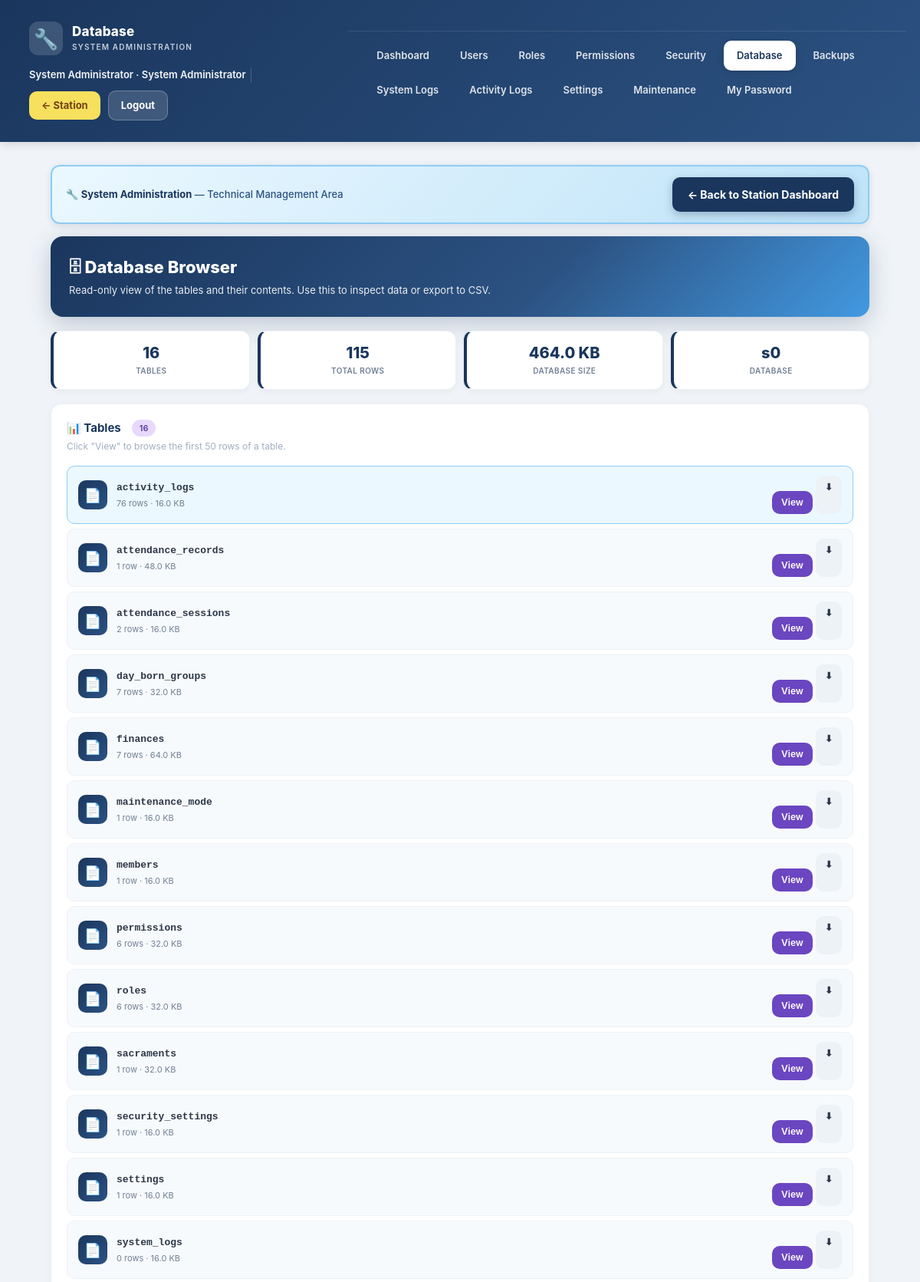
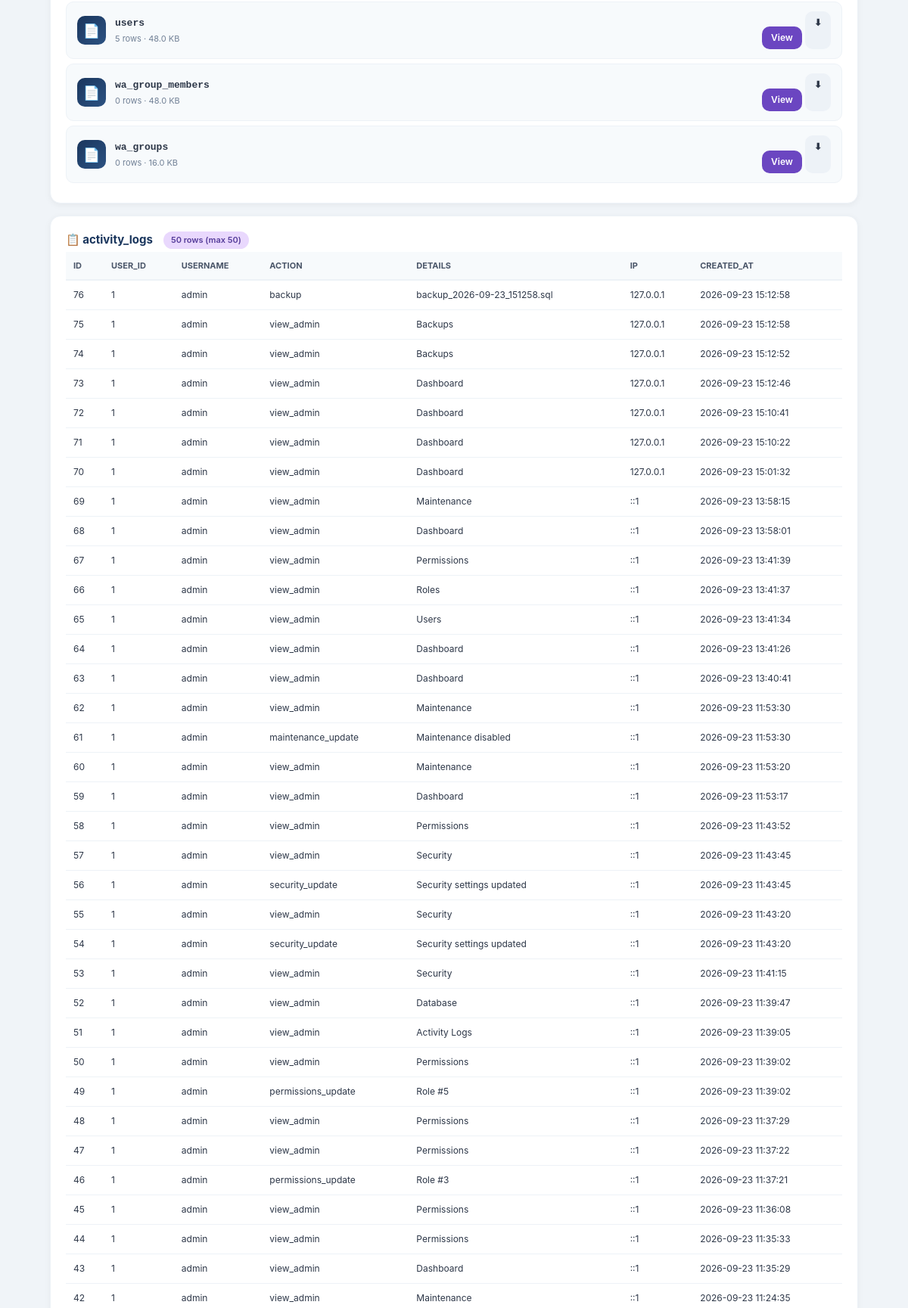
/admin/database.php?view=activity_logs (signed in, upper part), run on the app's committed database (2 pictures, top to bottom).
### tables this page shows
CREATE TABLE `activity_logs` (
  `id` int(11) NOT NULL AUTO_INCREMENT,
  `user_id` int(11) DEFAULT NULL,
  `username` varchar(50) DEFAULT NULL,
  `action` varchar(80) NOT NULL,
  `details` varchar(500) DEFAULT NULL,
  `ip` varchar(45) DEFAULT NULL,
  `created_at` timestamp NOT NULL DEFAULT current_timestamp(),
  PRIMARY KEY (`id`)
);

### includes/functions.php (called while the page is built, shortened)
<?php
function e($s) { return htmlspecialchars($s ?? '', ENT_QUOTES, 'UTF-8'); }
function get($key, $default = '')  { return trim($_GET[$key]  ?? $default); }
    ?>

### admin/database.php (the view, shortened to what this page needs)
<?php
require_once __DIR__ . '/_layout.php';
$tables = [];
try {
    $tables = $pdo->query("SHOW TABLES")->fetchAll(PDO::FETCH_COLUMN);
    $tables = is_array($tables) ? $tables : [];
} catch (PDOException $e) { $tables = []; }
$tableInfo = [];
foreach ($tables as $t) {
    try {
        $count = (int)$pdo->query("SELECT COUNT(*) FROM `$t`")->fetchColumn();
        $size = $pdo->query("
            SELECT ROUND((data_length + index_length) / 1024, 2) AS kb
            FROM information_schema.tables
            WHERE table_schema = DATABASE() AND table_name = " . $pdo->quote($t)
        )->fetch();
        $tableInfo[] = [
            'name' => $t,
            'rows' => $count,
            'size' => (float)($size['kb'] ?? 0),
        ];
    } catch (PDOException $e) {
        $tableInfo[] = ['name' => $t, 'rows' => 0, 'size' => 0];
    }
}
$totalSize = array_sum(array_column($tableInfo, 'size'));
$totalRows = array_sum(array_column($tableInfo, 'rows'));
$dbName    = $pdo->query("SELECT DATABASE()")->fetchColumn() ?: '—';
$viewTable = preg_replace('/[^a-zA-Z0-9_]/', '', get('view'));
$viewRows  = [];
$viewCols  = [];
if ($viewTable && in_array($viewTable, $tables, true)) {
    try {
        $viewRows = $pdo->query("SELECT * FROM `$viewTable` ORDER BY 1 DESC LIMIT 50")->fetchAll();
        if (!empty($viewRows)) {
            $viewCols = array_keys($viewRows[0]);
        } else {
            $stmt = $pdo->prepare("DESCRIBE `$viewTable`");
            $stmt->execute();
            foreach ($stmt->fetchAll() as $col) {
                $viewCols[] = $col['Field'];
            }
        }
    } catch (PDOException $e) {
        $viewRows = [];
    }
}
?>
<div class="db-hero">
  <h1>🗄 Database Browser</h1>
  <p>Read-only view of the tables and their contents. Use this to inspect data or export to CSV.</p>
</div>
<div class="db-tiles">
  <div class="db-tile">
    <div class="n"><?= count($tables) ?></div>
    <div class="lbl">Tables</div>
  </div>
  <div class="db-tile">
    <div class="n"><?= number_format($totalRows) ?></div>
    <div class="lbl">Total Rows</div>
  </div>
  <div class="db-tile">
    <div class="n"><?= number_format($totalSize, 1) ?> KB</div>
    <div class="lbl">Database Size</div>
  </div>
  <div class="db-tile">
    <div class="n"><?= e($dbName) ?></div>
    <div class="lbl">Database</div>
  </div>
</div>
<div class="db-section">
  <h3>
    📊 Tables
    <span class="badge" style="margin-left:6px;"><?= count($tableInfo) ?></span>
  </h3>
  <p class="subtitle">Click "View" to browse the first 50 rows of a table.</p>
  <?php if (!$tableInfo): ?>
    <div class="empty">No tables found.</div>
  <?php else: foreach ($tableInfo as $t):
    $isActive = ($viewTable === $t['name']);
  ?>
    <div class="db-row <?= $isActive ? 'active' : '' ?>">
      <div class="db-icon">📄</div>
      <div class="db-info">
        <div class="db-name"><?= e($t['name']) ?></div>
        <div class="db-meta">
          <?= number_format($t['rows']) ?> row<?= $t['rows']===1?'':'s' ?>
          · <?= number_format($t['size'], 1) ?> KB
        </div>
      </div>
      <div class="db-actions">
        <a class="btn-sm btn-primary" style="padding:6px 12px;font-size:12px;"
           href="?view=<?= urlencode($t['name']) ?>">View</a>
        <a class="btn-sm btn-ghost" style="padding:6px 12px;font-size:12px;"
           href="?export=csv&table=<?= urlencode($t['name']) ?>"
           title="Export CSV">⬇</a>
      </div>
    </div>
  <?php endforeach; endif; ?>
</div>
<?php if ($viewTable && in_array($viewTable, $tables, true)): ?>
  <div class="db-section">
    <h3>
      📋 <?= e($viewTable) ?>
      <span class="badge" style="margin-left:6px;"><?= count($viewRows) ?> rows (max 50)</span>
    </h3>
    <?php if (!$viewRows): ?>
      <div class="empty">Table is empty.</div>
    <?php else: ?>
      <div style="overflow-x:auto;">
        <table class="db-data-table">
          <thead>
            <tr>
              <?php foreach ($viewCols as $col): ?>
                <th><?= e($col) ?></th>
              <?php endforeach; ?>
            </tr>
          </thead>
          <tbody>
            <?php foreach ($viewRows as $r): ?>
              <tr>
                <?php foreach ($viewCols as $col): ?>
                  <td title="<?= e((string)($r[$col] ?? '')) ?>">
                    <?= e(is_null($r[$col] ?? null) ? '—' : (string)$r[$col]) ?>
                  </td>
                <?php endforeach; ?>
              </tr>
            <?php endforeach; ?>
          </tbody>
        </table>
      </div>
    <?php endif; ?>
  </div>
<?php endif; ?>
<?php include __DIR__ . '/../includes/footer.php'; ?>

### assets/css/style.css (style rules this page uses)
* { box-sizing: border-box; margin: 0; padding: 0; -webkit-tap-highlight-color: transparent; }
body { font-family: -apple-system, BlinkMacSystemFont, "Segoe UI", Roboto, sans-serif; background: #f0f4f8; color: #1a202c; font-size: 16px; line-height: 1.5; }
a { text-decoration: none; }
button, .btn-sm { font-family: inherit; font-size: 16px; font-weight: 600; cursor: pointer; border: none; border-radius: 10px; padding: 12px 18px; transition: transform .1s, opacity .2s; display: inline-block; }
.btn-primary { background: #6b46c1; color: #fff; width: 100%; margin-top: 20px; }
.btn-sm { padding: 8px 14px; font-size: 14px; }
.btn-ghost { background: #edf2f7; color: #2d3748; }
table { width: 100%; border-collapse: collapse; font-size: 14px; }
th, td { padding: 10px 8px; text-align: left; border-bottom: 1px solid #edf2f7; }
th { background: #f7fafc; color: #4a5568; font-size: 12px; text-transform: uppercase; }
.badge { display: inline-block; padding: 3px 10px; border-radius: 999px; font-size: 11px; font-weight: 600; background: #e9d8fd; color: #553c9a; }
.badge { background: #e9d8fd; color: #553c9a; }

### admin/database.php (style rules this page uses)
.db-hero { background: linear-gradient(135deg,#1a365d 0%,#2c5282 60%,#4299e1 100%); color:#fff; border-radius:16px; padding:24px; margin-bottom:18px; box-shadow:0 8px 30px rgba(26,54,93,0.25); }
.db-hero h1 { font-size:22px; margin:0 0 4px; font-weight:800; }
.db-hero p { font-size:13px; opacity:0.9; margin:0; }
.db-tiles { display:grid; grid-template-columns:repeat(2,1fr); gap:10px; margin-bottom:18px; }
@media (min-width:700px) { .db-tiles { grid-template-columns:repeat(4,1fr); } }
.db-tile { background:#fff; border-radius:12px; padding:16px; box-shadow:0 2px 8px rgba(0,0,0,0.05); border:1px solid #edf2f7; text-align:center; border-left:4px solid #1a365d; }
.db-tile .n { font-size:20px; font-weight:800; color:#1a365d; line-height:1.2; }
.db-tile .lbl { font-size:10px; color:#718096; text-transform:uppercase; font-weight:600; letter-spacing:0.4px; margin-top:4px; }
.db-section { background:#fff; border-radius:14px; padding:20px; margin-bottom:16px; box-shadow:0 2px 8px rgba(0,0,0,0.05); border:1px solid #edf2f7; }
.db-section h3 { font-size:15px; color:#1a365d; margin:0 0 4px; font-weight:700; display:flex; align-items:center; gap:8px; }
.db-section .subtitle { font-size:12px; color:#a0aec0; margin:0 0 16px; line-height:1.5; }
.db-row { display:flex; align-items:center; gap:12px; padding:12px 14px; background:#f7fafc; border-radius:10px; margin-bottom:6px; border:1px solid #edf2f7; transition:all 0.15s ease; }
.db-row.active { background:#ebf8ff; border-color:#90cdf4; }
.db-icon { width:38px; height:38px; border-radius:10px; display:flex; align-items:center; justify-content:center; font-size:18px; flex-shrink:0; background:linear-gradient(135deg,#1a365d,#2c5282); color:#fff; }
.db-info { flex:1; min-width:0; }
.db-name { font-size:13px; font-weight:700; color:#2d3748; font-family:monospace; word-break:break-all; }
.db-meta { font-size:11px; color:#718096; margin-top:2px; }
.db-actions { display:flex; gap:4px; flex-shrink:0; }
.db-data-table { width:100%; border-collapse:collapse; font-size:12px; }
.db-data-table th { background:#f7fafc; padding:10px; text-align:left; border-bottom:2px solid #edf2f7; color:#4a5568; font-size:11px; font-weight:700; text-transform:uppercase; }
.db-data-table td { padding:10px; border-bottom:1px solid #edf2f7; color:#2d3748; max-width:240px; overflow:hidden; text-overflow:ellipsis; white-space:nowrap; }

### data on the page
activity_logs: id "76", user "1", username "admin", action "backup", details "backup_2026-09-23_151258.sql", ip "127.0.0.1", created_at "2026-09-23 15:12:58"
activity_logs: id "75", user "1", username "admin", action "view_admin", details "Backups", ip "127.0.0.1", created_at "2026-09-23 15:12:58"
activity_logs: id "74", user "1", username "admin", action "view_admin", details "Backups", ip "127.0.0.1", created_at "2026-09-23 15:12:52"
activity_logs: id "73", user "1", username "admin", action "view_admin", details "Dashboard", ip "127.0.0.1", created_at "2026-09-23 15:12:46"
activity_logs: id "72", user "1", username "admin", action "view_admin", details "Dashboard", ip "127.0.0.1", created_at "2026-09-23 15:10:41"
activity_logs: id "71", user "1", username "admin", action "view_admin", details "Dashboard", ip "127.0.0.1", created_at "2026-09-23 15:10:22"
activity_logs: id "70", user "1", username "admin", action "view_admin", details "Dashboard", ip "127.0.0.1", created_at "2026-09-23 15:01:32"
activity_logs: id "69", user "1", username "admin", action "view_admin", details "Maintenance", ip "::1", created_at "2026-09-23 13:58:15"
activity_logs: id "68", user "1", username "admin", action "view_admin", details "Dashboard", ip "::1", created_at "2026-09-23 13:58:01"
activity_logs: id "67", user "1", username "admin", action "view_admin", details "Permissions", ip "::1", created_at "2026-09-23 13:41:39"
activity_logs: id "66", user "1", username "admin", action "view_admin", details "Roles", ip "::1", created_at "2026-09-23 13:41:37"
activity_logs: id "65", user "1", username "admin", action "view_admin", details "Users", ip "::1", created_at "2026-09-23 13:41:34"
activity_logs: id "64", user "1", username "admin", action "view_admin", details "Dashboard", ip "::1", created_at "2026-09-23 13:41:26"
activity_logs: id "63", user "1", username "admin", action "view_admin", details "Dashboard", ip "::1", created_at "2026-09-23 13:40:41"
activity_logs: id "62", user "1", username "admin", action "view_admin", details "Maintenance", ip "::1", created_at "2026-09-23 11:53:30"
activity_logs: id "61", user "1", username "admin", action "maintenance_update", details "Maintenance disabled", ip "::1", created_at "2026-09-23 11:53:30"
activity_logs: id "60", user "1", username "admin", action "view_admin", details "Maintenance", ip "::1", created_at "2026-09-23 11:53:20"
activity_logs: id "59", user "1", username "admin", action "view_admin", details "Dashboard", ip "::1", created_at "2026-09-23 11:53:17"
activity_logs: id "58", user "1", username "admin", action "view_admin", details "Permissions", ip "::1", created_at "2026-09-23 11:43:52"
activity_logs: id "57", user "1", username "admin", action "view_admin", details "Security", ip "::1", created_at "2026-09-23 11:43:45"
activity_logs: id "56", user "1", username "admin", action "security_update", details "Security settings updated", ip "::1", created_at "2026-09-23 11:43:45"
activity_logs: id "55", user "1", username "admin", action "view_admin", details "Security", ip "::1", created_at "2026-09-23 11:43:20"
activity_logs: id "54", user "1", username "admin", action "security_update", details "Security settings updated", ip "::1", created_at "2026-09-23 11:43:20"
activity_logs: id "53", user "1", username "admin", action "view_admin", details "Security", ip "::1", created_at "2026-09-23 11:41:15"
activity_logs: id "52", user "1", username "admin", action "view_admin", details "Database", ip "::1", created_at "2026-09-23 11:39:47"
activity_logs: id "51", user "1", username "admin", action "view_admin", details "Activity Logs", ip "::1", created_at "2026-09-23 11:39:05"
activity_logs: id "50", user "1", username "admin", action "view_admin", details "Permissions", ip "::1", created_at "2026-09-23 11:39:02"
activity_logs: id "49", user "1", username "admin", action "permissions_update", details "Role #5", ip "::1", created_at "2026-09-23 11:39:02"
activity_logs: id "48", user "1", username "admin", action "view_admin", details "Permissions", ip "::1", created_at "2026-09-23 11:37:29"
activity_logs: id "47", user "1", username "admin", action "view_admin", details "Permissions", ip "::1", created_at "2026-09-23 11:37:22"
activity_logs: id "46", user "1", username "admin", action "permissions_update", details "Role #3", ip "::1", created_at "2026-09-23 11:37:21"
activity_logs: id "45", user "1", username "admin", action "view_admin", details "Permissions", ip "::1", created_at "2026-09-23 11:36:08"
activity_logs: id "44", user "1", username "admin", action "view_admin", details "Permissions", ip "::1", created_at "2026-09-23 11:35:33"
activity_logs: id "43", user "1", username "admin", action "view_admin", details "Dashboard", ip "::1", created_at "2026-09-23 11:35:29"
activity_logs: id "42", user "1", username "admin", action "view_admin", details "Maintenance", ip "::1", created_at "2026-09-23 11:24:35"

### other printed values
$pageTitle "Database"
$u['name'] "System Administrator"
$label "Dashboard"
$label "Users"
$label "Roles"
$label "Permissions"
$label "Security"
$label "Database"
$label "Backups"
$label "System Logs"
$label "Activity Logs"
$label "Settings"
$label "Maintenance"
count($tables) "16"
$totalRows "115"
